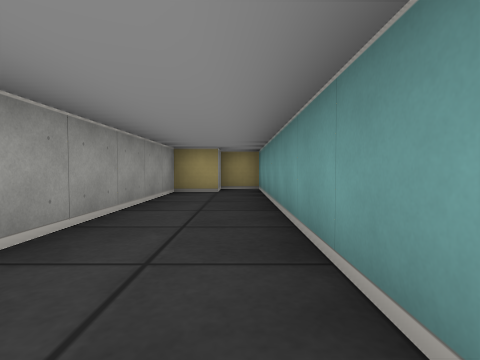
View 1 (above)

12 first-person views from a walk through a cub3D level. The camera is about half as high as the walls, tilts 2° down and sees 80° across. The floor is counted in squares. Each view is taken from the middle of a square. On the plan, view 1 faces up. The plan holds only what a view shows up to about 9 squares ahead; the rest is blank.

View 2
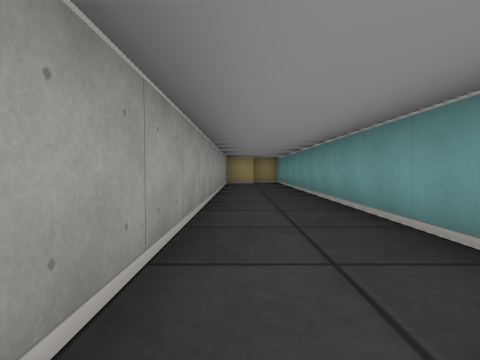

View 3
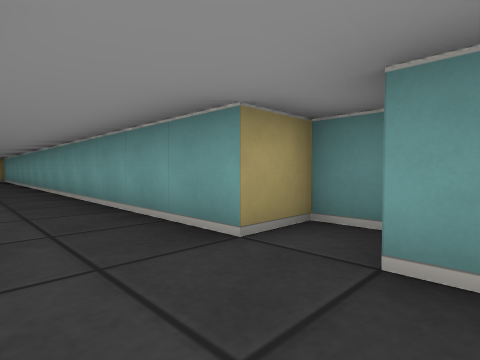

View 4
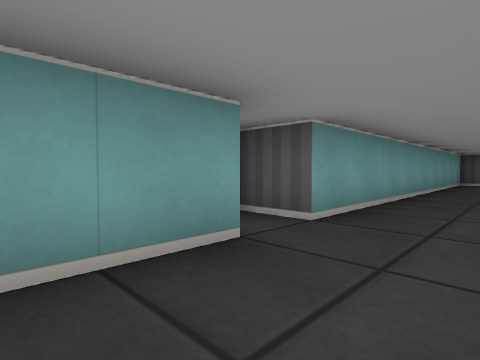

View 5
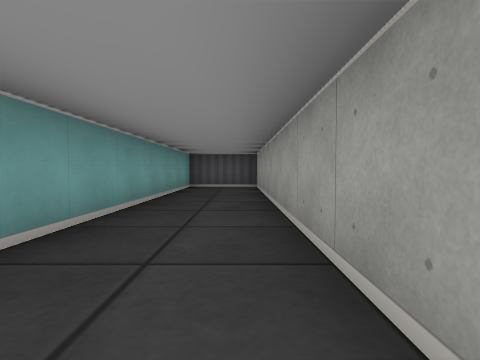

View 6
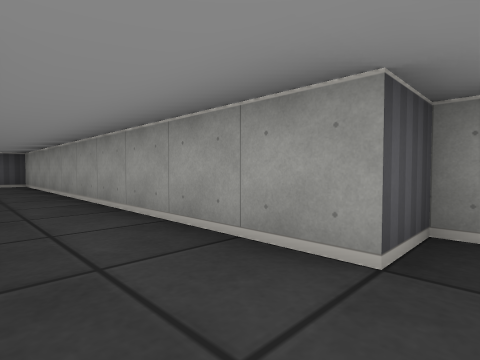

View 7
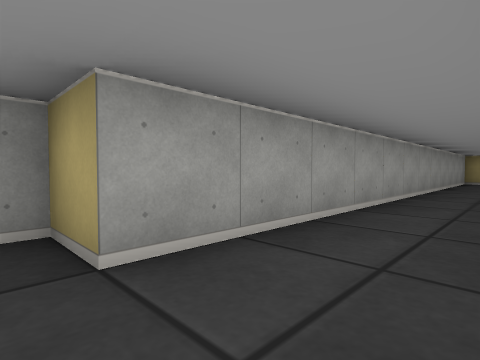

View 8
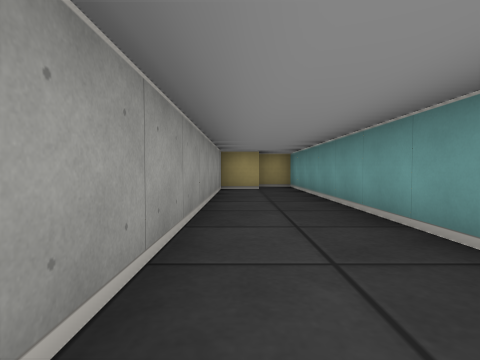

View 9
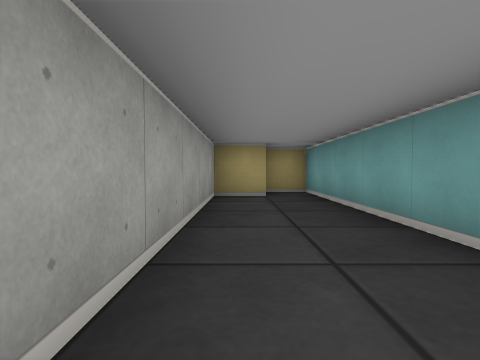

View 10
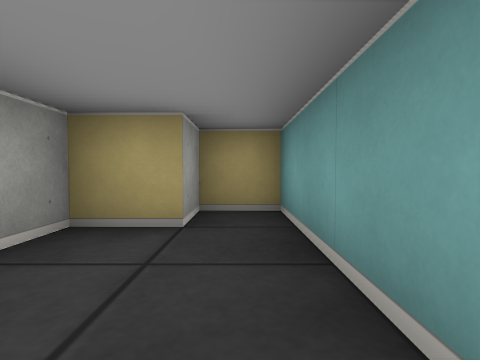

View 11
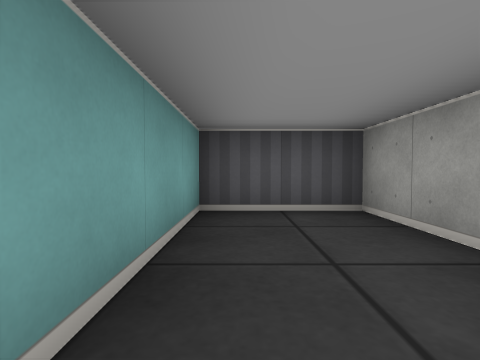

View 12
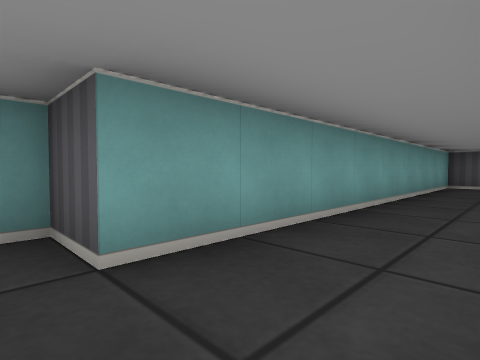

### Floor plan
Points are (right, up) in squares from view 1. A wall is a line through its corners. A room is listed if a view was taken in it or the views show most of it. See-through windows are left out.
Room 1 (views 1, 2, 3, 4, 5, 6, 7, 8, 9, 10, 11, 12)
walls: (-1.5, -5.5) (-2.5, -5.5) (-2.5, -6.5) (-1.5, -6.5) (-1.5, -16.5) (0.5, -16.5) (0.5, -7.5) (1.5, -7.5) (1.5, -6.5) (0.5, -6.5) (0.5, 7.5) (-0.5, 7.5) (-0.5, 6.5) (-1.5, 6.5) (-1.5, -5.5)

Positions as (right, up) in squares from view 1, and headings:
1: (0, 0), facing up
2: (-1, -4), facing up
3: (-1, -8), facing up-right
4: (-1, -5), facing down-right
5: (-1, -8), facing down
6: (0, -6), facing down-left
7: (0, -6), facing up-left
8: (-1, -1), facing up
9: (-1, 1), facing up
10: (0, 4), facing up
11: (0, -13), facing down
12: (-1, -7), facing down-right
